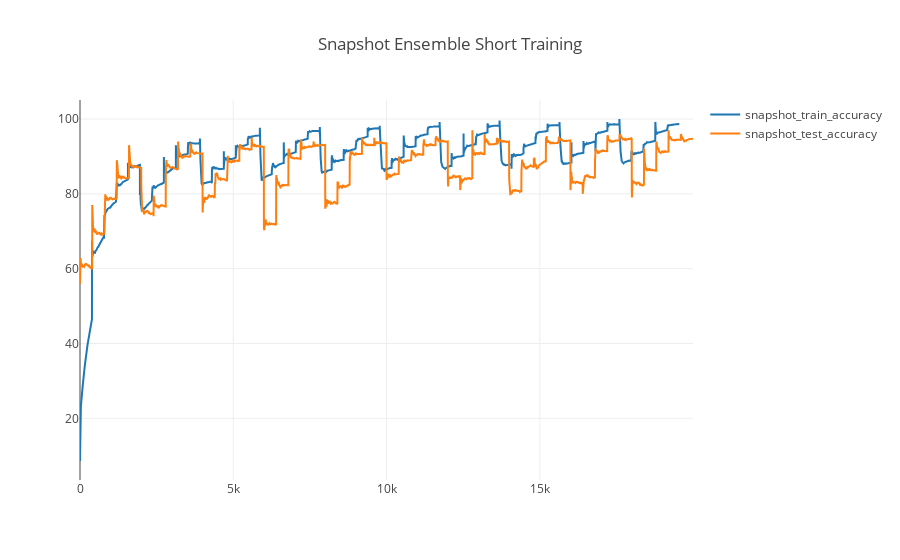

Source (notebook cell):
### Code cell
data = [
    go.Scatter(
        x=list(map(lambda l: l.step, snapshot_train_accs)),
        y=list(map(lambda l: l.value, snapshot_train_accs)),
        name="snapshot_train_accuracy"),
    go.Scatter(
        x=list(map(lambda l: l.step*4, snapshot_test_accs)),
        y=list(map(lambda l: l.value, snapshot_test_accs)),
        name="snapshot_test_accuracy")
]

layout = go.Layout(
    title='Snapshot Ensemble Short Training'
)
fig = go.Figure(data=data, layout=layout)
iplot(fig, filename='Snapshot Ensemble Short Training')

### Figure 1 — Plotly figure (JSON) as saved in the notebook; plotly's stock layout.template omitted (floating-point values rounded to 4 significant figures; data arrays with more than 128 entries replaced by an {"elided": "..."} marker saying what was removed)
{"data": [{"name": "snapshot_train_accuracy", "type": "scatter", "uid": "97088200-3301-468f-9cef-27072c0b6e02", "x": {"elided": "19550 int values"}, "y": {"elided": "19550 float values"}}, {"name": "snapshot_test_accuracy", "type": "scatter", "uid": "ee79546b-15af-4860-8d41-e98e527325d2", "x": {"elided": "5000 int values"}, "y": {"elided": "5000 float values"}}], "layout": {"autosize": true, "title": {"text": "Snapshot Ensemble Short Training"}, "xaxis": {"autorange": true, "range": [0, 19996], "type": "linear"}, "yaxis": {"autorange": true, "range": [3.516, 105.1], "type": "linear"}}}
